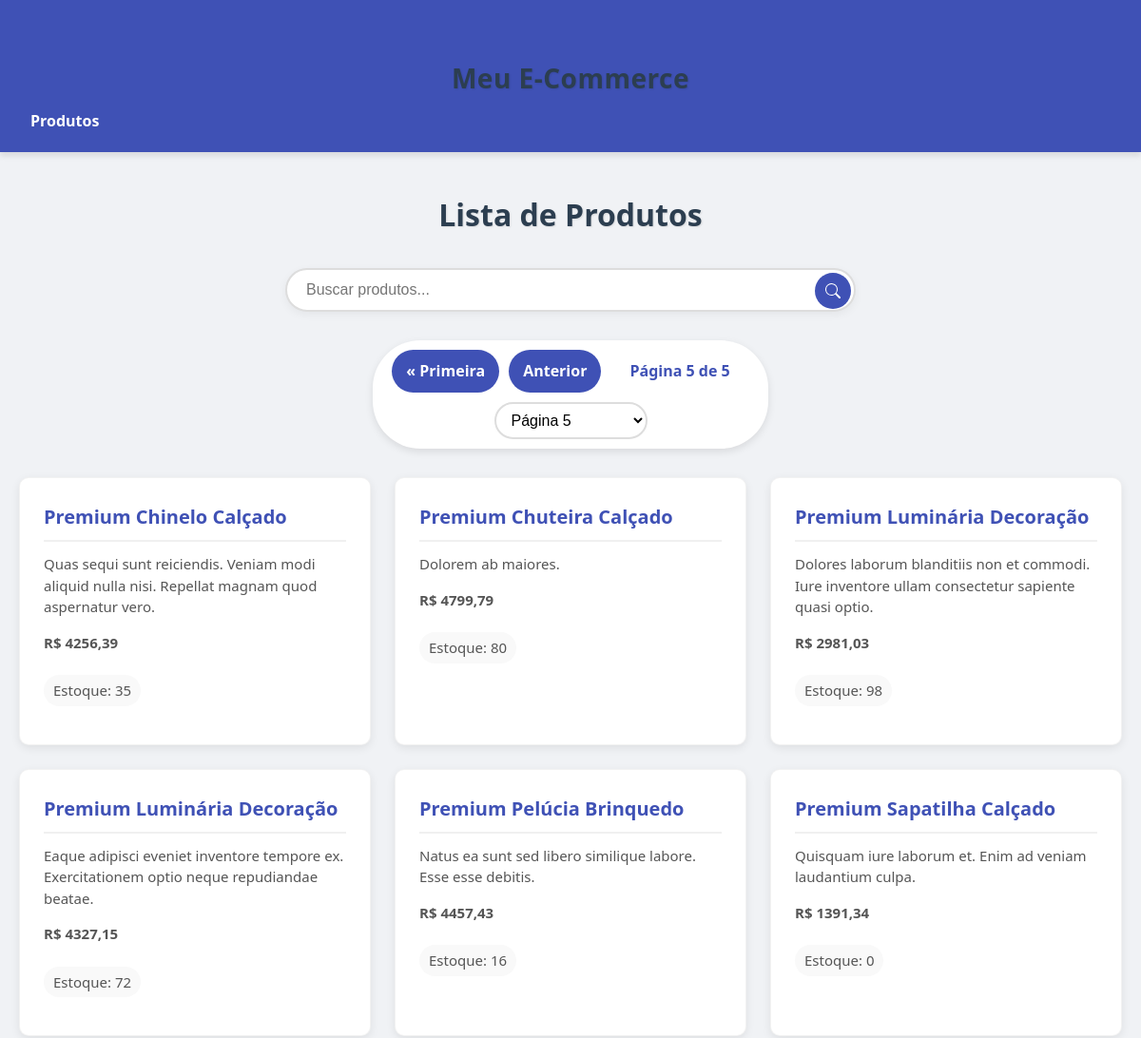
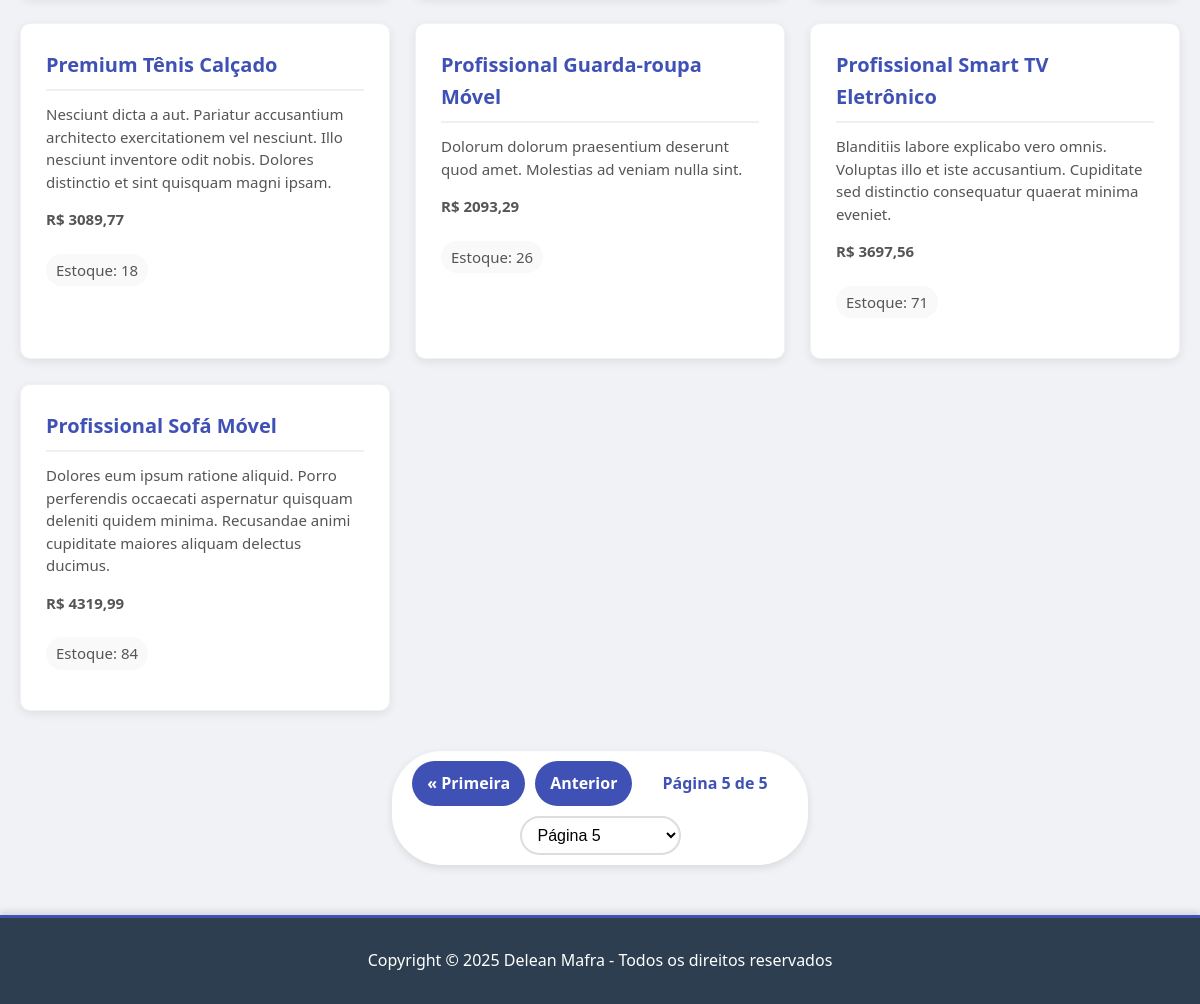
/produtos/?page=5, run on the app's committed database (2 pictures, top to bottom).
### produtos/models.py (models this page shows, shortened)
class Produto(models.Model):
    nome = models.CharField(max_length=100)
    descricao = models.TextField()
    preco = models.DecimalField(max_digits=10, decimal_places=2)
    estoque = models.IntegerField(default=0)
    data_cadastro = models.DateTimeField(auto_now_add=True)

### produtos/views.py (the view)
# urls.py: path('', views.listar_produtos, name='listar_produtos'),
def listar_produtos(request):
    produtos = Produto.objects.all().order_by('nome')
    paginator = Paginator(produtos, 10)  # 10 produtos por página
    page_number = request.GET.get('page')
    page_obj = paginator.get_page(page_number)
    return render(request, 'produtos/lista_produtos.html', {'page_obj': page_obj})

### produtos/templates/produtos/lista_produtos.html (shortened to what this page needs)
{% extends 'base.html' %}
{% block content %}
<div class="container">
    <h1>Lista de Produtos</h1>
    <div class="search-container">
        <input type="text" id="produto-search" placeholder="Buscar produtos...">
        <button type="button" aria-label="Buscar">
            <svg xmlns="http://www.w3.org/2000/svg" width="16" height="16" fill="currentColor" viewBox="0 0 16 16">
                <path d="M11.742 10.344a6.5 6.5 0 1 0-1.397 1.398h-.001c.03.04.062.078.098.115l3.85 3.85a1 1 0 0 0 1.415-1.414l-3.85-3.85a1.007 1.007 0 0 0-.115-.1zM12 6.5a5.5 5.5 0 1 1-11 0 5.5 5.5 0 0 1 11 0z"/>
            </svg>
        </button>
    </div>
    <div class="pagination-top">
        <div class="pagination-container">
            <div class="pagination-controls">
                {% if page_obj.has_previous %}
                    <a href="?page=1">&laquo; Primeira</a>
                    <a href="?page={{ page_obj.previous_page_number }}">Anterior</a>
                {% endif %}
                <span class="current-page">
                    Página {{ page_obj.number }} de {{ page_obj.paginator.num_pages }}
                </span>
            </div>
            {% if page_obj.paginator.num_pages > 1 %}
            <div style="margin-top: 10px;">
                <select class="page-selector">
                    {% for i in page_obj.paginator.page_range %}
                        <option value="?page={{ i }}" {% if page_obj.number == i %}selected{% endif %}>
                            Página {{ i }}
                        </option>
                    {% endfor %}
                </select>
            </div>
            {% endif %}
        </div>
    </div>
    <div class="produtos-container" id="produtos-anchor">
        {% for produto in page_obj %}
            <div class="produto-item">
                <h3>{{ produto.nome }}</h3>
                <p>{{ produto.descricao }}</p>
                <p class="preco">R$ {{ produto.preco }}</p>
                <p class="estoque">Estoque: {{ produto.estoque }}</p>
            </div>
        {% empty %}
            <div class="no-products" id="no-products">
                <h3>Nenhum produto encontrado</h3>
                <p>Tente uma nova busca ou navegue para outra página</p>
            </div>
        {% endfor %}
    </div>
    <div class="pagination-bottom">
        <div class="pagination-container">
            <div class="pagination-controls">
                {% if page_obj.has_previous %}
                    <a href="?page=1">&laquo; Primeira</a>
                    <a href="?page={{ page_obj.previous_page_number }}">Anterior</a>
                {% endif %}
                <span class="current-page">
                    Página {{ page_obj.number }} de {{ page_obj.paginator.num_pages }}
                </span>
            </div>
            {% if page_obj.paginator.num_pages > 1 %}
            <div style="margin-top: 10px;">
                <select class="page-selector">
                    {% for i in page_obj.paginator.page_range %}
                        <option value="?page={{ i }}" {% if page_obj.number == i %}selected{% endif %}>
                            Página {{ i }}
                        </option>
                    {% endfor %}
                </select>
            </div>
            {% endif %}
        </div>
    </div>
</div>
{% endblock %}

### static/css/styles.css (style rules this page uses)
* { margin: 0; padding: 0; box-sizing: border-box; }
body { font-family: 'Nunito', 'Segoe UI', Arial, sans-serif; line-height: 1.6; color: #333; background-color: #f0f2f5; scroll-behavior: smooth; }
.container { max-width: 1200px; margin: 0 auto; padding: 0 20px; }
.search-container { margin: 30px auto; max-width: 600px; position: relative; }
.search-container input { width: 100%; padding: 12px 50px 12px 20px; border-radius: 50px; border: 2px solid #ddd; font-size: 16px; box-shadow: 0 3px 10px rgba(0,0,0,0.05); transition: all 0.3s ease; }
.search-container button { position: absolute; right: 5px; top: 5px; background: #3f51b5; color: white; border: none; border-radius: 50%; width: 38px; height: 38px; cursor: pointer; display: flex; align-items: center; justify-content: center; transition: background 0.3s ease; }
h1 { margin: 40px 0 30px; text-align: center; color: #2c3e50; font-size: 32px; text-shadow: 1px 1px 2px rgba(0,0,0,0.1); }
.produtos-container { display: grid; grid-template-columns: repeat(auto-fill, minmax(280px, 1fr)); gap: 25px; margin-bottom: 40px; }
.produto-item { background-color: white; border-radius: 10px; padding: 25px; box-shadow: 0 3px 10px rgba(0,0,0,0.08); transition: transform 0.3s ease, box-shadow 0.3s ease; border: 1px solid rgba(0,0,0,0.05); }
.produto-item h3 { color: #3f51b5; margin-bottom: 12px; font-size: 20px; border-bottom: 2px solid #f0f0f0; padding-bottom: 8px; }
.produto-item p { color: #555; margin-bottom: 15px; font-size: 15px; line-height: 1.5; }
.preco { font-size: 22px; font-weight: bold; color: #16a085; margin-top: 15px; display: block; }
.estoque { color: #7f8c8d; font-size: 14px; margin-top: 8px; background-color: #f9f9f9; padding: 5px 10px; border-radius: 20px; display: inline-block; }
.pagination-top, .pagination-bottom { text-align: center; margin: 30px 0; }
.pagination-container { background-color: white; padding: 10px 15px; border-radius: 50px; display: inline-block; box-shadow: 0 3px 8px rgba(0,0,0,0.1); }
.pagination-controls { display: flex; align-items: center; justify-content: center; flex-wrap: wrap; }
.pagination-controls a { display: inline-block; padding: 10px 15px; margin: 0 5px; background-color: #3f51b5; color: white; text-decoration: none; border-radius: 50px; font-weight: bold; transition: all 0.3s ease; }
.pagination-controls .current-page { display: inline-block; padding: 10px 15px; margin: 0 10px; font-weight: bold; font-size: 16px; color: #3f51b5; }
.page-selector { margin: 0 10px; padding: 8px 12px; border-radius: 20px; border: 2px solid #ddd; background-color: white; font-size: 16px; cursor: pointer; transition: all 0.3s ease; }
.current-page { display: inline-block; padding: 10px 15px; margin: 0 10px; font-weight: bold; font-size: 16px; color: #3f51b5; }

### data on the page
Produto: nome "Premium Chinelo Calçado", descricao "Quas sequi sunt reiciendis. Veniam modi aliquid nulla nisi. Repellat magnam quod aspernatur vero.", preco "4256,39", estoque "35"
Produto: nome "Premium Chuteira Calçado", descricao "Dolorem ab maiores.", preco "4799,79", estoque "80"
Produto: nome "Premium Luminária Decoração", descricao "Dolores laborum blanditiis non et commodi. Iure inventore ullam consectetur sapiente quasi optio.", preco "2981,03", estoque "98"
Produto: nome "Premium Luminária Decoração", descricao "Eaque adipisci eveniet inventore tempore ex. Exercitationem optio neque repudiandae beatae.", preco "4327,15", estoque "72"
Produto: nome "Premium Pelúcia Brinquedo", descricao "Natus ea sunt sed libero similique labore. Esse esse debitis.", preco "4457,43", estoque "16"
Produto: nome "Premium Sapatilha Calçado", descricao "Quisquam iure laborum et. Enim ad veniam laudantium culpa.", preco "1391,34", estoque "0"
Produto: nome "Premium Tênis Calçado", descricao "Nesciunt dicta a aut. Pariatur accusantium architecto exercitationem vel nesciunt. Illo nesciunt inventore odit nobis. Dolores distinctio et sint quisquam magni ipsam.", preco "3089,77", estoque "18"
Produto: nome "Profissional Guarda-roupa Móvel", descricao "Dolorum dolorum praesentium deserunt quod amet. Molestias ad veniam nulla sint.", preco "2093,29", estoque "26"
Produto: nome "Profissional Smart TV Eletrônico", descricao "Blanditiis labore explicabo vero omnis. Voluptas illo et iste accusantium. Cupiditate sed distinctio consequatur quaerat minima eveniet.", preco "3697,56", estoque "71"
Produto: nome "Profissional Sofá Móvel", descricao "Dolores eum ipsum ratione aliquid. Porro perferendis occaecati aspernatur quisquam deleniti quidem minima. Recusandae animi cupiditate maiores aliquam delectus ducimus.", preco "4319,99", estoque "84"

### other printed values
{{ page_obj.number }} "5"
{{ page_obj.paginator.num_pages }} "5"
